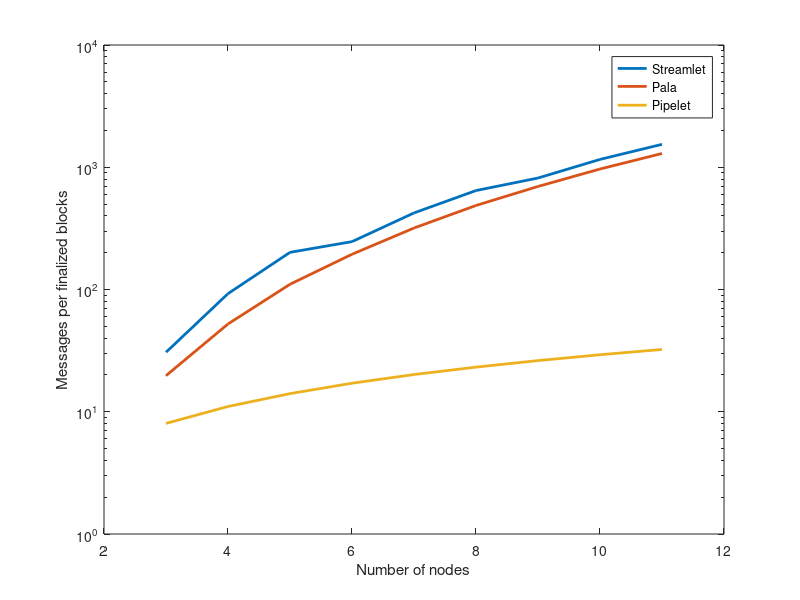

Here is the MATLAB script that generated this plot:
% DELAY = 0.5
%{
stream_total_message = [55158, 150535, 322672, 582971, 958548, 1461219, 2092792, 2902260, 3896900];
pala_total_message = [57265, 217297, 510832, 1238983, 2116094, 3364929, 5747921, 8275426, 11463775];
pipelet_total_message = [31831, 32315, 34999, 50840, 54165, 56992, 71767, 75735, 78327];

stream_total_finalize_blocks = [2812, 2860, 2916, 2987, 2996, 2998, 2999, 2999, 2999];
pala_total_finalize_blocks = [2812, 4162, 4646, 6390, 6642, 6919, 8256, 8564, 8836];
pipelet_total_finalize_blocks = [3976, 2935, 2496, 2986, 2703, 2473, 2755, 2606, 2441];
%}

% DELAY = 1
%{
stream_total_message = [46318, 120966, 255534, 492526, 820843, 1311917, 1995051, 2820775, 3821100];
pala_total_message = [39556, 114045, 263228, 622134, 1058162, 1686566, 2878739, 4124693, 5703821];
pipelet_total_message = [15895, 16183, 18141, 25675, 26975, 28029, 36121, 37942, 39203];

stream_total_finalize_blocks = [2076, 1941, 1915, 2428, 2421, 2590, 2833, 2898, 2932];
pala_total_finalize_blocks = [1983, 2182, 2396, 3213, 3327, 3465, 4138, 4269, 4395];
pipelet_total_finalize_blocks = [1984, 1468, 1292, 1506, 1345, 1214, 1384, 1302, 1220];
%}

%DELAY = 1.5
%{
stream_total_message = [42075, 106044, 222730, 404236, 671971, 1044451, 1572010, 2262727, 3058210];
pala_total_message = [26983, 74300, 173988, 412008, 709134, 1108735, 1906941, 2753006, 3825483];
pipelet_total_message = [10267, 11048, 11971, 17171, 18033, 18691, 24527, 24743, 26363];

stream_total_finalize_blocks = [1583, 1398, 1373, 1799, 1798, 1793, 2101, 2160, 2181];
pala_total_finalize_blocks = [1353, 1420, 1577, 2123, 2224, 2281, 2737, 2846, 2948];
pipelet_total_finalize_blocks = [1281, 1000, 852, 1006, 897, 808, 938, 848, 818];
%}

%DELAY = 2

stream_total_message = [39851, 97300, 201743, 360889, 603144, 943261, 1356736, 1912380, 2606464];
pala_total_message = [21644, 58805, 130552, 312009, 527187, 843563, 1445287, 2068926, 2848825];
pipelet_total_message = [8389, 8093, 8793, 12734, 13567, 14300, 18243, 18703, 19489];

stream_total_finalize_blocks = [1300, 1052, 1002, 1465, 1426, 1463, 1662, 1650, 1693];
pala_total_finalize_blocks = [1097, 1126, 1183, 1607, 1656, 1733, 2075, 2139, 2198];
pipelet_total_finalize_blocks = [1045, 733, 625, 744, 673, 617, 696, 639, 603];


streamlet_message_per_finalized_block = [-1,-1,-1,-1,-1,-1,-1,-1,-1];
pala_message_per_finalized_block = [-1,-1,-1,-1,-1,-1,-1,-1,-1];
pipelet_message_per_finalized_block = [-1,-1,-1,-1,-1,-1,-1,-1,-1];

for k = 1: (length(stream_total_message))
    y = stream_total_finalize_blocks(k);
    z = stream_total_message(k);
    c = z/y;
    streamlet_message_per_finalized_block(k) = c
end

for k = 1: (length(pala_total_message))
    y = pala_total_finalize_blocks(k);
    z = pala_total_message(k);
    c = z/y;
    pala_message_per_finalized_block(k) = c
end

for k = 1: (length(pipelet_total_message))
    y = pipelet_total_finalize_blocks(k);
    z = pipelet_total_message(k);
    c = z/y;
    pipelet_message_per_finalized_block(k) = c
end

semilogy(3:11, streamlet_message_per_finalized_block,'LineWidth',2)
hold on
semilogy(3:11, pala_message_per_finalized_block,'LineWidth',2)
hold on
semilogy(3:11, pipelet_message_per_finalized_block,'LineWidth',2)
hold off

ylabel('Messages per finalized blocks');
xlabel('Number of nodes');
legend('Streamlet','Pala', 'Pipelet');